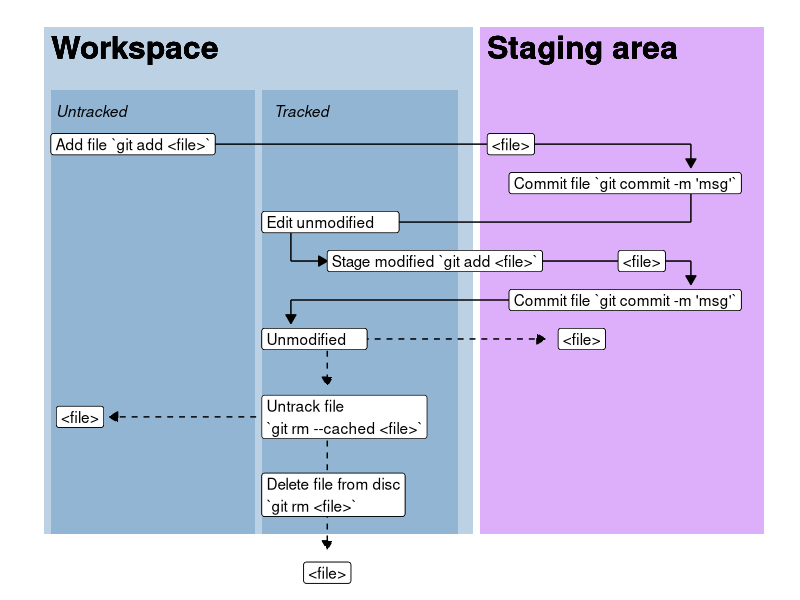

Reproduce this figure in R.
## ---- chunk 1
#| eval: true
#| message: false
#| warning: false
#| code-fold: true
#| label: fig-local-git-edits
#| fig-cap: "A cycle of local git edits. A files is added to the staging area by `git add <file>` and comitted to the *local repository* by `git commit`. The file is edited and is marked as modified after which it is staged (`git add <file>`). Again, staged modifications are commited and the file is once again marked as unmodified until edited. Files may be untracked from the repository or deleted from disc using `git rm` with or without the `--cached` option."

library(ggplot2); library(ggtext)

ggplot(data.frame(x = c(0,1), y = c(0,1)), aes(x, y)) + 
  
  scale_y_continuous(limits = c(0.3, 1)) +
  
  # Workspace
  geom_rect(aes(xmin = 0.01, 
            xmax = 0.6, 
            ymin = 0.35, 
            ymax = 1), 
            fill = "steelblue", 
            alpha = 0.2) +
  
  geom_rect(aes(xmin = 0.02, 
            xmax = 0.3, 
            ymin = 0.35, 
            ymax = 0.92), 
            fill = "steelblue", 
            alpha = 0.2) +
  
  geom_rect(aes(xmin = 0.31, 
            xmax = 0.58, 
            ymin = 0.35, 
            ymax = 0.92), 
            fill = "steelblue", 
            alpha = 0.2) +
 
    annotate("richtext", 
           x = c(0.02, 0.32),  
           hjust = 0,
           y = 0.89, 
           label = c("*Untracked*", "*Tracked*"),
           fill = NA, label.color = NA) + 
   
  
  annotate("richtext", 
           x = 0.02, 
           y = 0.97, 
           label = "**Workspace**",
           hjust = 0,
           size = 8, 
           fill = NA, label.color = NA, # remove background and outline
          label.padding = grid::unit(rep(0, 4), "pt")) + # remove padding) +
  
  # Stage area
  geom_rect(aes(xmin = 0.61, 
            xmax = 1, 
            ymin = 0.35, 
            ymax = 1), 
            fill = "purple", 
            alpha = 0.2) +
  

  
    annotate("richtext", 
           x = 0.62, 
           y = 0.97, 
           label = "**Staging area**",
           hjust = 0,
           size = 8, 
           fill = NA, label.color = NA, # remove background and outline
          label.padding = grid::unit(rep(0, 4), "pt")) + # remove padding) +
  
  
  
  ## Labels and arrows
  
    
  annotate("segment", y = c(0.85, 0.85), 
                   yend = c(0.85, 0.82),  
                   x = c(0.1, 0.9), 
                   xend = c(0.9, 0.9), 
                   arrow = arrow(length = unit(c(0, 2.5), "mm"), type = "closed")) +
  
  
    
  geom_label(aes(x = 0.62, y = 0.85 , label = "<file>"), 
             hjust = 0) +
  
  
  geom_label(aes(x = 0.02, y = 0.85 , label = "Add file `git add <file>`"), 
             hjust = 0) +
  
  
   annotate("segment", 
            y = c(0.8,0.75), 
            yend = c(0.75, 0.75), 
            x = c(0.9,0.9), 
            xend = c(0.9, 0.48), 
            arrow = arrow(length = unit(c(0, 2.5), "mm"), type = "closed")) +
  

  
       annotate("segment", 
            y = c(0.75, 0.7), 
            yend = c(0.7, 0.7), 
            x = c(0.35, 0.35), 
            xend = c(0.35, 0.4), 
            arrow = arrow(length = unit(c(0, 2.5), "mm"), type = "closed")) +
  
  
  
  geom_label(aes(x = 0.65, y = 0.8 , label = "Commit file `git commit -m 'msg'`"), 
             hjust = 0) +
  

    geom_label(aes(x = 0.31, y = 0.75 , label = "Edit unmodified     "), 
             hjust = 0) +
  

  
  
     annotate("segment", 
            y = c(0.7, 0.7), 
            yend = c(0.7, 0.67), 
            x = c(0.5, 0.9), 
            xend = c(0.9, 0.9), 
            arrow = arrow(length = unit(c(0, 2.5), "mm"), type = "closed")) +
  
  
      geom_label(aes(x = 0.8, y = 0.7 , label = "<file>"), 
             hjust = 0) +

  
  
  
      geom_label(aes(x = 0.40, y = 0.7 , label = "Stage modified `git add <file>`"), 
             hjust = 0) +
  
  

  
      annotate("segment", 
            y = c(0.65,0.65), 
            yend = c(0.65, 0.62), 
            x = c(0.8, 0.35), 
            xend = c(0.35, 0.35), 
            arrow = arrow(length = unit(c(0, 2.5), "mm"), type = "closed")) +
  
    geom_label(aes(x = 0.65, y = 0.65 , label = "Commit file `git commit -m 'msg'`"), 
             hjust = 0) +
  
  

  
  ## Possible routs from unmodified
  
  ## Modify and commit 
  ## Remove (untrack)
         annotate("segment", 
            y = c(0.6, 0.6), 
            yend = c(0.6, 0.54), 
            x = c(0.4, 0.4), 
            xend = c(0.70, 0.4),
            lty = 2,
            arrow = arrow(length = unit(c(2.5, 2.5), "mm"), type = "closed")) +
  ## File in staging area
         geom_label(aes(x = 0.75, y = 0.6 , label = "<file>"), 
             hjust = 0.5) +
  
  
  
  ## Untrack file
       annotate("segment", 
            y = c(0.5), 
            yend = c(0.5), 
            x = c(0.4), 
            xend = c(0.1), 
            lty = 2,
            arrow = arrow(length = unit(c(2.5), "mm"), type = "closed")) +
  
      geom_label(aes(x = 0.31, y = 0.60 , label = "Unmodified    "), 
             hjust = 0) +
  



  
    ## Remove file (delete)
       annotate("segment", 
            y = c(0.5), 
            yend = c(0.33), 
            x = c(0.4), 
            xend = c(0.4), 
            lty = 2,
            arrow = arrow(length = unit(c(2.5), "mm"), type = "closed")) +
    
      annotate("label", 
             x = 0.31, y = 0.5 , 
             label = "Untrack file\n`git rm --cached <file>`",

             hjust = 0) +
  
  ## File in trash
        geom_label(aes(x = 0.4, y = 0.30 , label = "<file>"), 
             hjust = 0.5) +
  
  
  ## File untracked
     geom_label(aes(x = 0.06, y = 0.5 , label = "<file>"), 
             hjust = 0.5) +
  
  
    geom_label(aes(x = 0.31, y = 0.40 , label = "Delete file from disc\n`git rm <file>`", 
             hjust = 0)) +
  
  
  
  theme_void()
  
  
  
  
  











